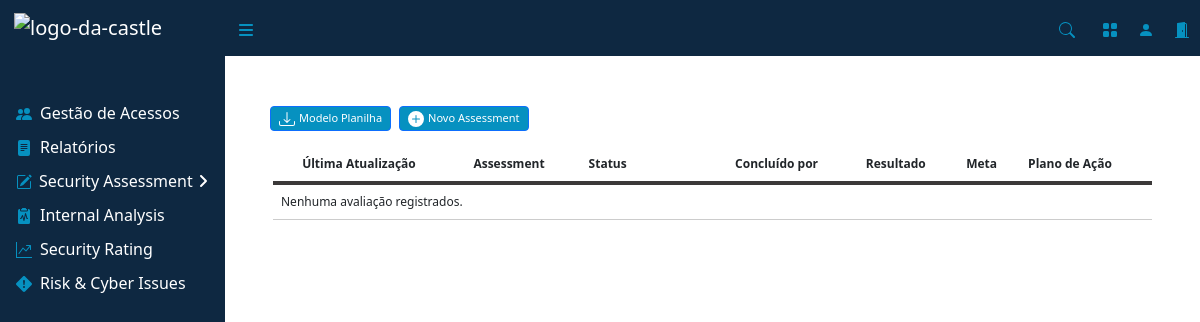
The page /assessment/ on the database as committed earlier.
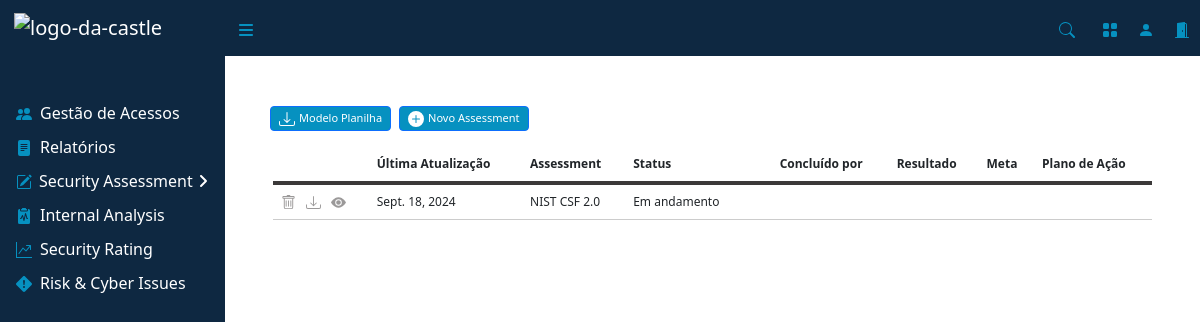
The same page on the database as committed later.
### assessment/models.py (models this page shows, shortened)
class AssessmentModel(models.Model):
    CONCLUIDO = 'Concluído'
    ANDAMENTO = 'Andamento'
    CRITERIO_CHOICES = [
        (CONCLUIDO, 'Concluído'),
        (ANDAMENTO, 'Andamento'),
    ]
    framework = models.ForeignKey(TipoModelo, on_delete=models.CASCADE)
    nome = models.CharField(max_length=255)
    status = models.CharField(max_length=20, choices=CRITERIO_CHOICES)
    data_upload = models.DateField(auto_now_add=True)
    excel_file = models.FileField(upload_to='assessments/')
    resultado = models.CharField(max_length=255)
    meta = models.CharField(max_length=255)

### assessment/views.py (the view, shortened to what this page needs)
# urls.py: path('assessment/', views.Assessment.as_view(), name='assessment'),
class Assessment(View):
    template_name = 'paginas/assessment.html'
    def get(self, request):
        frameworks = TipoModelo.objects.all()  # Obtém todos os objetos de TipoModelo
        assessments = AssessmentModel.objects.all()  # Altera para assessments
        form1 = NovoAssessmentForm()
        return render(request, self.template_name, {
            'form1': form1,
            'frameworks': frameworks,
            'assessments': assessments  # Altera para assessments
        })

### assessment/templates/paginas/assessment.html (shortened to what this page needs)
{% extends 'base.html' %}
{% load crispy_forms_tags %}
{% block content %}
<main>
    <div class="d-flex mb-3" style="margin-top: 50px; margin-left: 45px">
        <button type="button" class="btn btn-primary btn-sm font-small text-center d-flex align-items-center justify-content-center me-2" data-bs-toggle="dropdown" aria-expanded="false">
            Modelo Planilha
        </button>
        <button type="button" class="btn btn-primary btn-sm font-small text-center d-flex align-items-center justify-content-center" data-bs-toggle="dropdown" aria-expanded="false">
            <svg width="16" height="16" fill="currentColor" class="bi bi-plus-circle-fill me-1" viewBox="0 0 16 16">
                <path d="M16 8A8 8 0 1 1 0 8a8 8 0 0 1 16 0M8.5 4.5a.5.5 0 0 0-1 0v3h-3a.5.5 0 0 0 0 1h3v3a.5.5 0 0 0 1 0v-3h3a.5.5 0 0 0 0-1h-3z"/>
            </svg>
            Novo Assessment
        </button>
    </div>
    <div class="table-responsive font-middle px-5">
        <table class="table">
            <thead>
                <tr>
                    <th scope="col"></th>
                    <th scope="col">Última Atualização</th>
                    <th scope="col" class="col-lg">Assessment</th>
                    <th scope="col" class="col-2">Status</th>
                    <th scope="col">Concluído por</th>
                    <th scope="col">Resultado</th>
                    <th scope="col">Meta</th>
                    <th scope="col">Plano de Ação</th>
                </tr>
            </thead>
            <tbody>
                {% for assessment in assessments %}
                <tr>
                    <td>
                        <div class="icon-container" style="display: flex; gap: 10px;">
                            <span class="btn-delete" data-id="{{ assessment.id }}" data-bs-toggle="modal" data-bs-target="#confirmDeleteModal">
                            </span>
                            {% if assessment.excel_file %}
                            <span id="downloadIcon" onclick="window.location.href='{{ assessment.excel_file.url }}'">
                            </span>
                            {% else %}
                                <p>Nenhum arquivo disponível para download</p>
                            {% endif %}
                            <a href="{% url 'redirecionar_framework' assessment.framework.id %}">
                                <span>
                                    <svg width="16" height="16" fill="currentColor" class="bi-gear-fill" viewBox="0 0 16 16">
                                        <path d="M10.5 8a2.5 2.5 0 1 1-5 0 2.5 2.5 0 0 1 5 0"/>
                                        <path d="M0 8s3-5.5 8-5.5S16 8 16 8s-3 5.5-8 5.5S0 8 0 8m8 3.5a3.5 3.5 0 1 0 0-7 3.5 3.5 0 0 0 0 7"/>
                                    </svg>
                                </span>
                            </a>
                        </div>
                    </td>
                    <td>{{ assessment.data_upload }}</td>
                    <td>{{ assessment.nome }}</td>
                    <td class="nivel" data-nivel="{{ assessment.status }}">{{ assessment.status }}</td>
                    <td></td>
                    <td>{{ assessment.resultado }}</td>
                    <td>{{ assessment.meta }}</td>
                    <td></td>
                </tr>
                {% empty %}
                <tr>
                    <td colspan="8">Nenhuma avaliação registrados.</td>
                </tr>
                {% endfor %}
            </tbody>
        </table>
    </div>
</main>
{% endblock %}

Rows that differ between the two databases and show on the page:
added AssessmentModel: data_upload "Sept. 18, 2024", nome "NIST CSF 2.0", status "Em andamento"
Other text that changed with them:
text no longer shown: "Nenhuma avaliação registrados."
